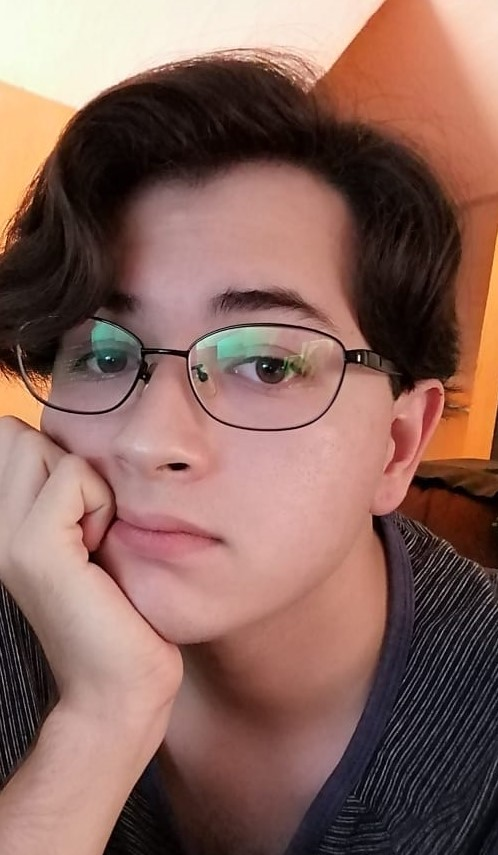
#> input picture Yo_xd.jpeg, 498 x 855 px
$ python E_6.py
#> lines starting #> are read from the running program, lines starting #| are printed output that depends on the picture
#Paredes Márquez Carlos
#Ejercicio 6
#24 28 2021
'''Calcula el histograma de la imagen y grafícalo'''

import cv2
import numpy as np
import matplotlib.pyplot as plt

#ig = cv2.imread('Yo_xd.jpeg',0)
im = cv2.imread('Yo_xd.jpeg')
#> im is the input picture: shape (855, 498, 3); mean B, G, R 92.5, 101.7, 137.5
ig = cv2.cvtColor(im, cv2.COLOR_BGR2GRAY)
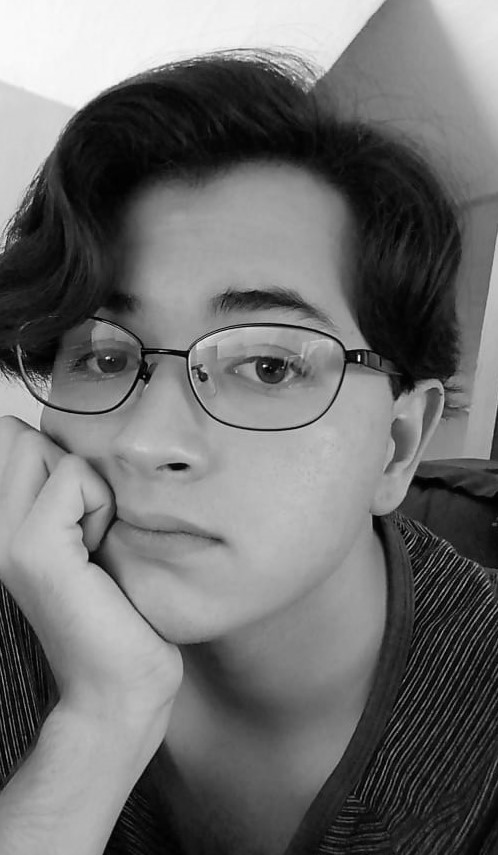
#> ig: shape (855, 498); min 0, max 253, mean 111.4
[M,N] = ig.shape[0:2] #calcular tamaño de la imagen
#> M = 855; N = 498

hist = cv2.calcHist([ig],[0],None,[100],[0,256]).flatten()/(M*N)
#> hist = 100 values, max 0.0265 at index 67, min 0 at index 99, mean 0.01
#Para calcular percentiles, solo ponemos un 100 en el 4to parámetro
#/(M*N) para calcular la normalización
#imagen, n. canales, mask, tamaño, rango de valores. función de
#regresar una imagen de una sola dimensión

'''Calcular exposición de la imagen'''

maxElement = np.argmax(hist)
#> maxElement = 67
if maxElement == 99 and hist[99] > 0.3:
    print('Imagen sobreexpuesta')
elif maxElement == 0 and hist[0] > 0.3:
    print('Imagen subexpuesta')
else:
    print('Buena exposición')

cv2.imshow('image0',ig)
cv2.imshow('image1',im)

fig= plt.figure()
plt.bar(range(len(hist)),hist)
plt.show()
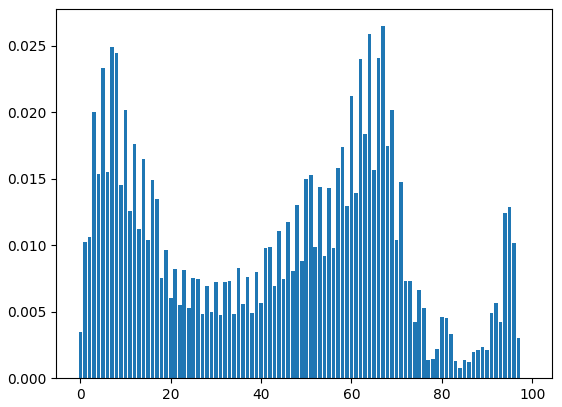
#> figure drawn by matplotlib, 1 panel; tallest bar 0.0265 high, from x = 66.6 to 67.4

$ run again, with Abstracto.jpeg copied over Yo_xd.jpeg
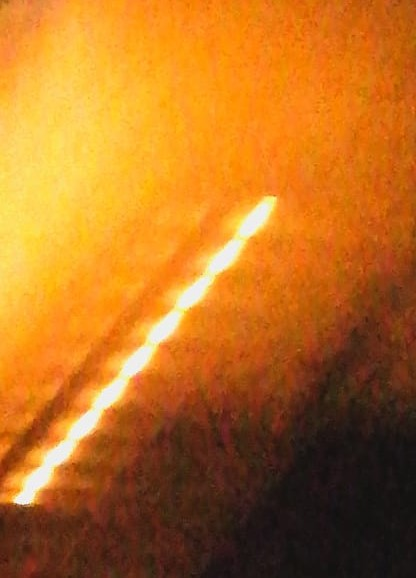
#> input picture Abstracto.jpeg, 416 x 578 px
#> im is the input picture: shape (578, 416, 3); mean B, G, R 33.4, 111.3, 183.7
#> `ig = cv2.cvtColor(im, cv2.COLOR_BGR2GRAY)`:
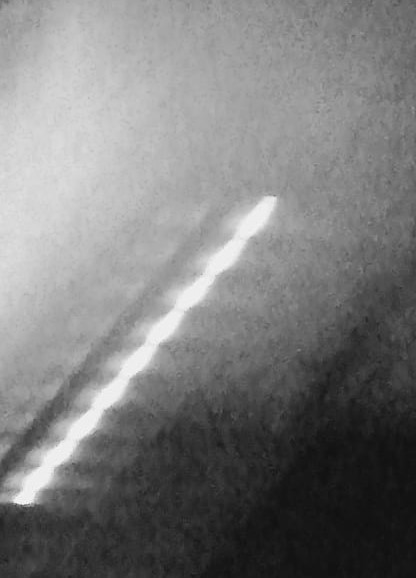
#> ig: shape (578, 416); min 15, max 250, mean 124.1
#> hist = 100 values, max 0.0411 at index 8, min 0 at index 0, mean 0.01
#> maxElement = 8
#> `plt.show()`:
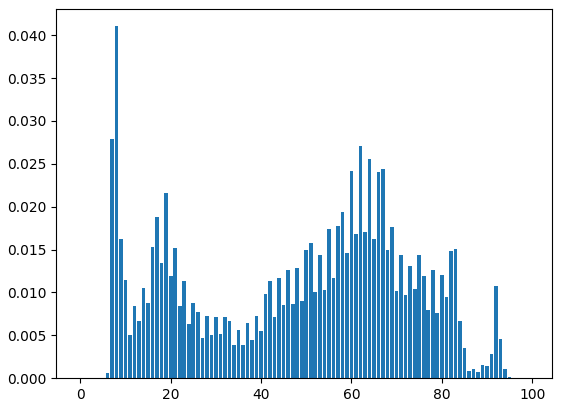
#> figure drawn by matplotlib, 1 panel; tallest bar 0.0411 high, from x = 7.6 to 8.4

$ run again, with Dibujo.jpeg copied over Yo_xd.jpeg
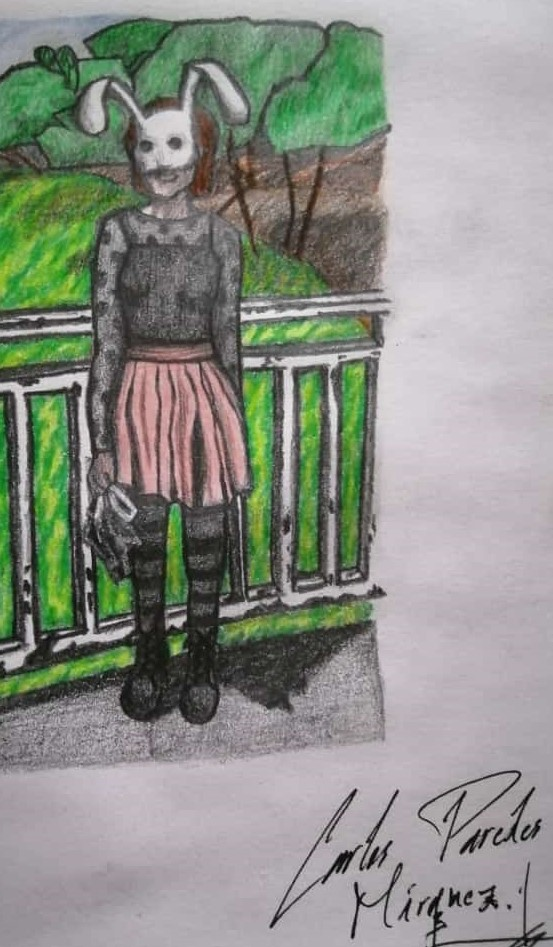
#> input picture Dibujo.jpeg, 553 x 947 px
#> im is the input picture: shape (947, 553, 3); mean B, G, R 135.3, 143.7, 140
#> `ig = cv2.cvtColor(im, cv2.COLOR_BGR2GRAY)`:
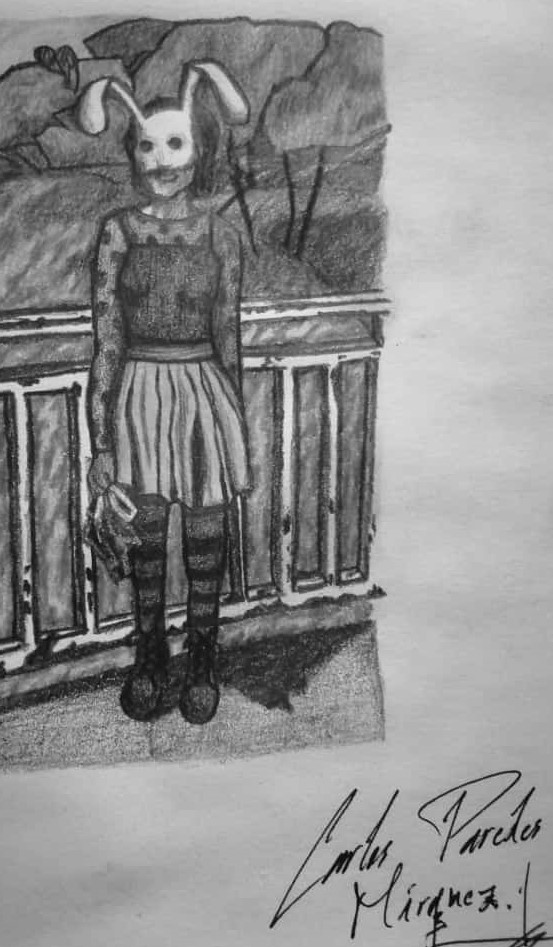
#> ig: shape (947, 553); min 0, max 243, mean 141.6
#> hist = 100 values, max 0.0376 at index 67, min 0 at index 95, mean 0.01
#> maxElement = 67
#> `plt.show()`:
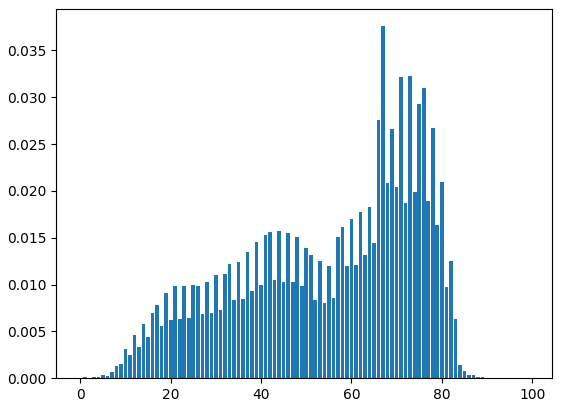
#> figure drawn by matplotlib, 1 panel; tallest bar 0.0376 high, from x = 66.6 to 67.4

$ run again, with paisaje.jpeg copied over Yo_xd.jpeg
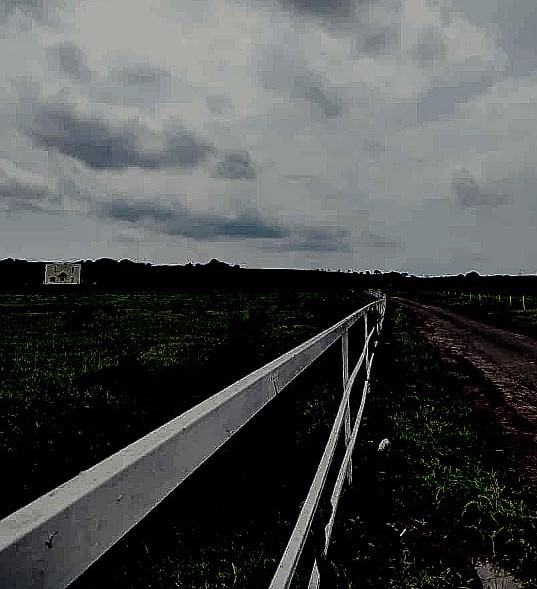
#> input picture paisaje.jpeg, 537 x 589 px
#> im is the input picture: shape (589, 537, 3); mean B, G, R 78.4, 78.3, 76
#> hist = 100 values, max 0.264 at index 0, min 4.74e-05 at index 95, mean 0.01
#> maxElement = 0
#> `plt.show()`:
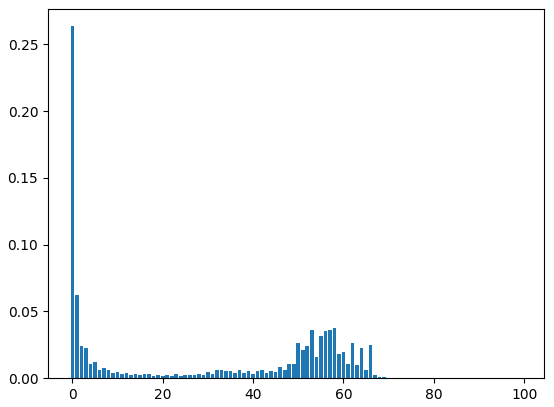
#> figure drawn by matplotlib, 1 panel; tallest bar 0.264 high, from x = -0.4 to 0.4
